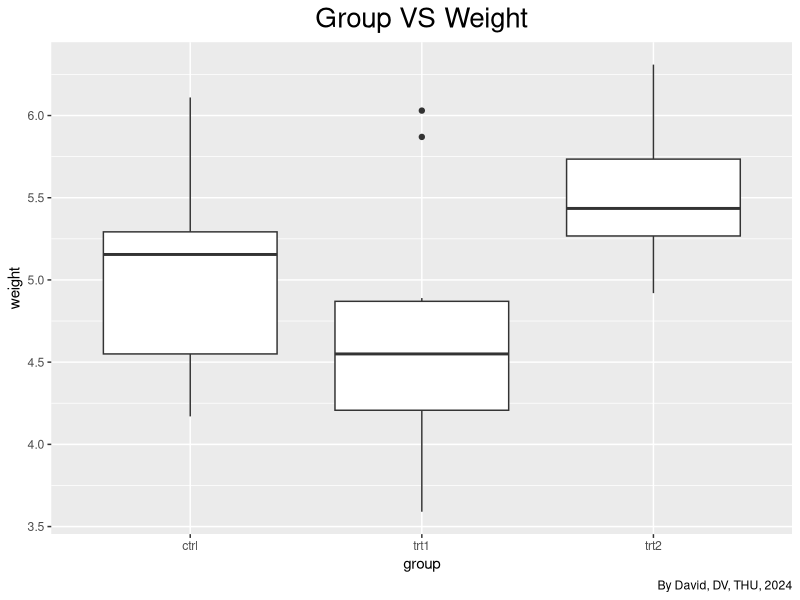
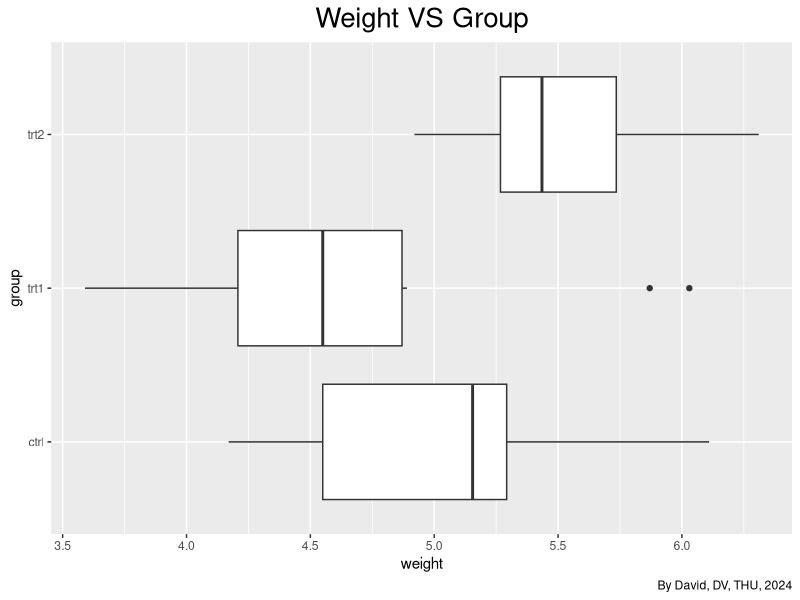
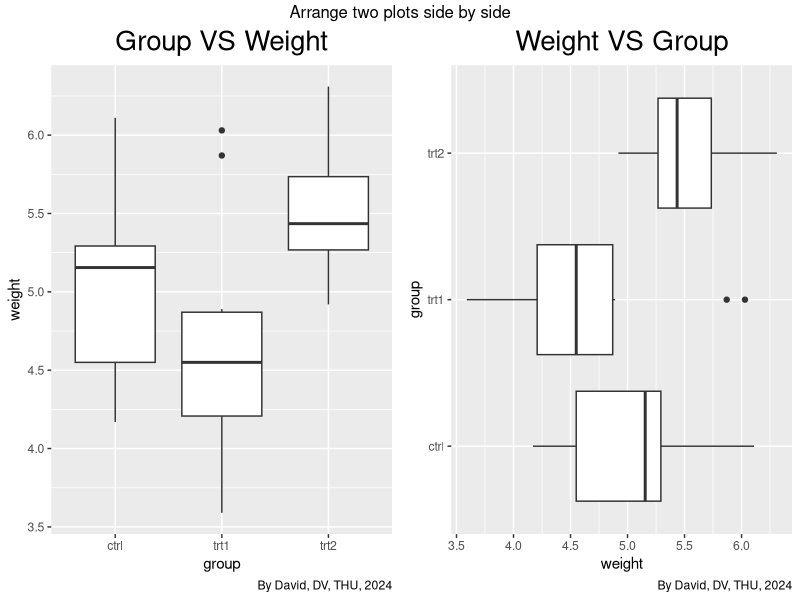

Reproduce these figures in R, in order.
#
# David
# 2024/11/25
# Axesa
#

library(ggplot2)
ggplot(PlantGrowth, aes(x = group, y = weight)) +
  geom_boxplot() +
  labs(title = "Group VS Weight",
       caption = "By David, DV, THU, 2024") +
  theme(plot.title = element_text(hjust = 0.5, size = 20))



ggplot(PlantGrowth, aes(x = group, y = weight)) +
  geom_boxplot() +
  coord_flip()+
  labs(title = "Weight VS Group",
       caption = "By David, DV, THU, 2024") +
  theme(plot.title = element_text(hjust = 0.5, size = 20))



library(ggplot2)
library(gridExtra)

p1 <- ggplot(PlantGrowth, aes(x = group, y = weight)) +
  geom_boxplot() +
  labs(title = "Group VS Weight",
       caption = "By David, DV, THU, 2024") +
  theme(plot.title = element_text(hjust = 0.5, size = 20))

p2 <- ggplot(PlantGrowth, aes(x = group, y = weight)) +
  geom_boxplot() +
  coord_flip()+ 
  labs(title = "Weight VS Group",
       caption = "By David, DV, THU, 2024") +
  theme(plot.title = element_text(hjust = 0.5, size = 20))

grid.arrange(p1, p2, ncol = 2,
             top = 'Arrange two plots side by side')
